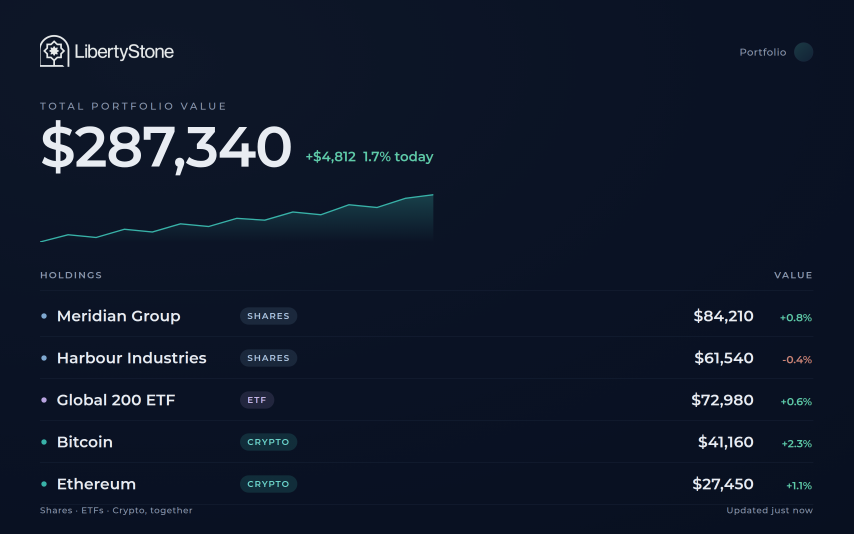
#> input picture spots/libertystone-one/dashboard/dashboard.png, 2560 x 1600 px, found by its file name (shown at 1/3 size)
$ python screen_warp.py
#> lines starting #> are read from the running program, lines starting #| are printed output that depends on the picture
"""Warp the LibertyStone dashboard onto the laptop screen.

Used two ways:
  1. check the fit on the plate still:   python3 screen_warp.py check
  2. per-frame on the animated plate:    imported by track_and_composite.py

SCREEN is the inner edge of the bezel in plate-A pixel space (2752x1536),
measured from full-resolution corner crops. Order: TL, TR, BR, BL.
"""
import sys
import cv2
import numpy as np

ROOT = 'spots/libertystone-one'
PLATE_SIZE = (2752, 1536)
SCREEN = np.float32([[1352, 566], [2456, 518], [2418, 1316], [1242, 1276]])
_RAW = cv2.imread(f'{ROOT}/dashboard/dashboard.png', cv2.IMREAD_COLOR)
#> _RAW is the input picture: shape (1600, 2560, 3); mean B, G, R 41.9, 24.7, 15.9
# a real panel has a thin black border inside the bezel (deeper at the bottom chin);
# it also hides any sub-pixel tracking error at the edge
_PAD_T, _PAD_S, _PAD_B = 44, 44, 70
DASH = cv2.copyMakeBorder(_RAW, _PAD_T, _PAD_B, _PAD_S, _PAD_S, cv2.BORDER_CONSTANT, value=(12, 8, 5))
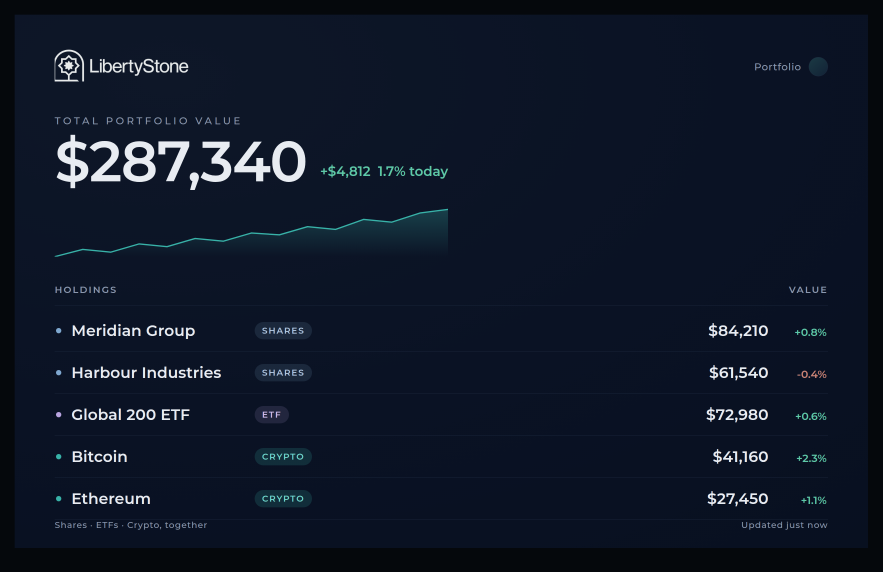
#> DASH: shape (1714, 2648, 3) (shown at 1/3 size); mean B, G, R 39, 23.1, 14.9


def composite(frame, quad, soften=0.0, glow=0.92):
    """Warp DASH into `quad` (4x2, frame pixels, TL TR BR BL) and blend it in."""
    h, w = frame.shape[:2]
    dh, dw = DASH.shape[:2]
    src = np.float32([[0, 0], [dw, 0], [dw, dh], [0, dh]])
    M = cv2.getPerspectiveTransform(src, np.float32(quad))
    warped = cv2.warpPerspective(DASH, M, (w, h), flags=cv2.INTER_AREA, borderValue=0)
    mask = cv2.warpPerspective(np.full((dh, dw), 255, np.uint8), M, (w, h), flags=cv2.INTER_LINEAR)
    # emissive panel: a touch dimmer than the source, a soft glass sheen from top left
    warped = cv2.convertScaleAbs(warped, alpha=glow, beta=0)
    yy, xx = np.mgrid[0:dh, 0:dw].astype(np.float32)
    sheen = np.clip(0.09 * (1.0 - (xx / dw * 0.8 + yy / dh * 0.6)), 0, 0.09)
    sheen = cv2.warpPerspective((sheen * 255).astype(np.uint8), M, (w, h))
    if soften > 0:
        warped = cv2.GaussianBlur(warped, (0, 0), soften)
    # feather the edge by one pixel so it sits behind the bezel, not on top of it
    m = cv2.GaussianBlur(mask, (0, 0), 0.8).astype(np.float32)[..., None] / 255.0
    out = frame.astype(np.float32) * (1 - m) + warped.astype(np.float32) * m
    out += sheen.astype(np.float32)[..., None] * m
    return np.clip(out, 0, 255).astype(np.uint8)


if __name__ == '__main__' and sys.argv[1:] == ['check']:
    plate = cv2.imread(f'{ROOT}/clips/plate-A.png')
    out = composite(plate, SCREEN)
    cv2.imwrite(f'{ROOT}/clips/plate-A-composited-v2.png', out)
    SC = sys.argv[2] if len(sys.argv) > 2 else '/tmp'
    print('wrote plate-A-composited-v2.png')
